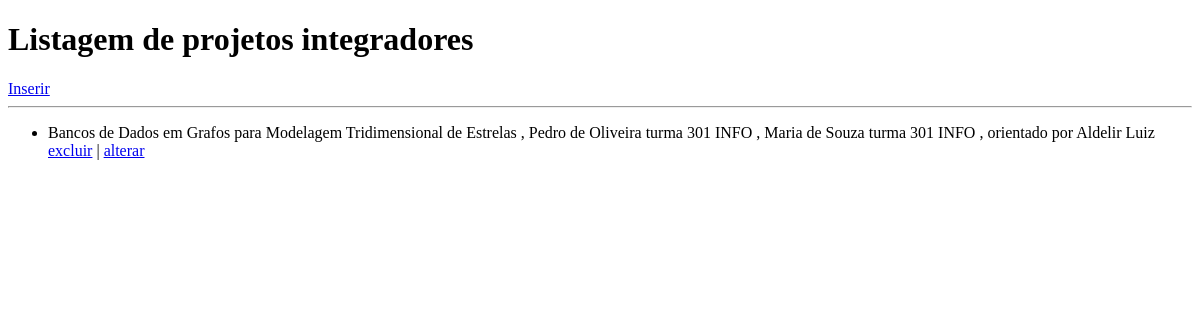
The page /listar on the database as committed earlier.
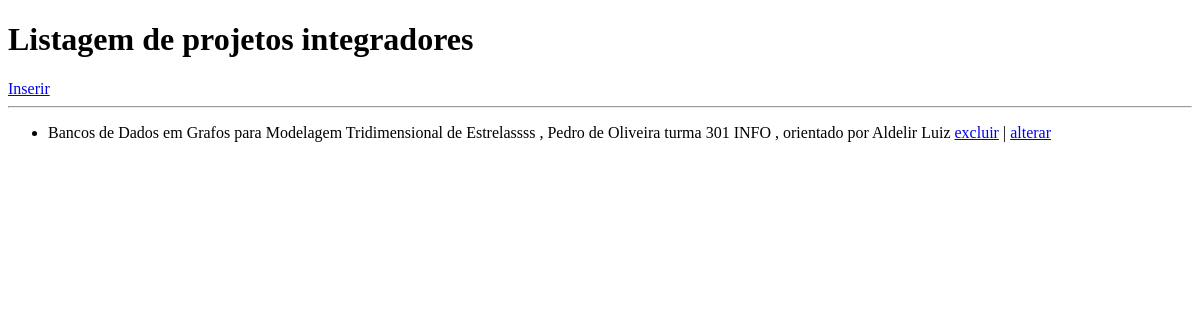
The same page on the database as committed later.
### modelo.py (models this page shows, shortened)
class BaseModel(Model):
    class Meta:
        database = db

class TrabalhoPI(BaseModel):
    titulo = CharField()
    descricao = CharField()
    url = CharField()
    alunos = ManyToManyField(Aluno)
    docentes = ManyToManyField(Docente)

class Aluno(BaseModel):
    nome = CharField()
    turma = CharField()

class Docente(BaseModel):
    nome = CharField()
    areas = ManyToManyField(Area)

### controlador-v6.py (the view)
@app.route("/listar")
def listar():
    trabs = TrabalhoPI.select()
    return render_template("listar-v5.html", lista = trabs)

### templates/listar-v5.html (shortened to what this page needs)
<!DOCTYPE html>
<html>
<head>
</head>
<body>
    <h1>Listagem de projetos integradores</h1>
    <a href=/form_inserir>Inserir</a>
    <hr>
    <ul>
        {% for trab in lista %}
            <li>{{trab.titulo}}
            {% for alu in trab.alunos %}
              , {{alu.nome}} turma {{alu.turma}}
            {% endfor %}
            {% for prof in trab.docentes %}
              , orientado por {{prof.nome}}
            {% endfor %}
            <a href=/excluir?id={{trab.id}}>excluir</a>
            | <a href=/form_alterar?id={{trab.id}}>alterar</a>
            </li>
        {% endfor %}
    </ul>
</body>
</html>

Rows that differ between the two databases and show on the page:
changed TrabalhoPI: loses Aluno (nome "Maria de Souza", turma "301 INFO"); titulo "Bancos de Dados em Grafos para Modelagem Tridimensional de Estrelas" → "Bancos de Dados em Grafos para Modelagem Tridimensional de Estrelassss"
